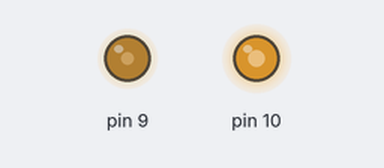
The sketch below on a simulated Arduino Uno, built with avr-gcc and run on an emulated ATmega328P. On the bench: output pins drawn as LEDs (lit = HIGH). At 0.0 s the program stops and its outputs stay as they are.

Above: at 0.1 s.
Timing chart, 0 to 1.5 s (numbered marks = the images above):
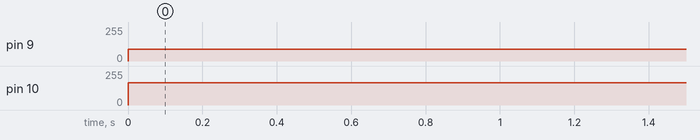

The sketch:

25khz-pwm-2pins.ino
```cpp
//https://forum.arduino.cc/index.php?topic=633800.0

//PWM output @ 25 kHz, only on pins 9 and 10.
// Output value should be between 0 and 320, inclusive.
void analogWrite25k(int pin, int value)
{
  switch (pin)
  {
  case 9:
    OCR1A = value;
    break;

  case 10:
    OCR1B = value;
    break;

  default: // no other pin will work
    break;
  }
}

void setup() // Configure Timer 1 for PWM @ 25 kHz.
{
  TCCR1A = 0;            // undo the configuration done by...
  TCCR1B = 0;            // ...the Arduino core library
  TCNT1 = 0;             // reset timer
  TCCR1A = _BV(COM1A1)   // non-inverted PWM on ch. A
           | _BV(COM1B1) // same on ch; B
           | _BV(WGM11); // mode 10: ph. correct PWM, TOP = ICR1
  TCCR1B = _BV(WGM13)    // ditto
           | _BV(CS10);  // prescaler = 1
  ICR1 = 320;            // TOP = 320
  // Set the PWM pins as output.
  pinMode(9, OUTPUT);
  pinMode(10, OUTPUT);
}

void loop()
{
  // Just an example:
  analogWrite25k(9, 110);
  analogWrite25k(10, 210);
  for (;;)
    ; // infinite loop
}
```

Measured:
- by itself, pin 9: 0/255 → 88/255 at 0.00 s
- by itself, pin 10: 0/255 → 167/255 at 0.00 s
